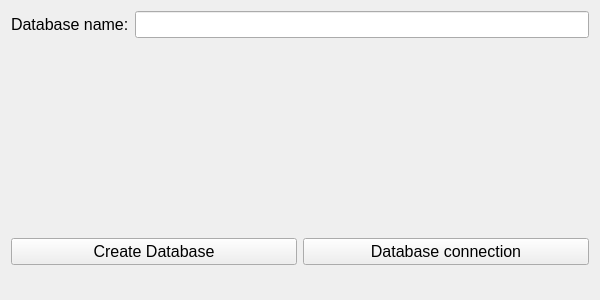
<?xml version="1.0" encoding="UTF-8"?>
<ui version="4.0">
 <class>Form</class>
 <widget class="QWidget" name="Form">
  <property name="geometry">
   <rect>
    <x>0</x>
    <y>0</y>
    <width>600</width>
    <height>300</height>
   </rect>
  </property>
  <property name="windowTitle">
   <string>Form</string>
  </property>
  <layout class="QVBoxLayout" name="verticalLayout">
   <item>
    <layout class="QHBoxLayout" name="horizontalLayout">
     <item>
      <widget class="QLabel" name="label">
       <property name="font">
        <font>
         <pointsize>12</pointsize>
        </font>
       </property>
       <property name="text">
        <string>Database name:</string>
       </property>
      </widget>
     </item>
     <item>
      <widget class="QLineEdit" name="lineEdit">
       <property name="font">
        <font>
         <pointsize>12</pointsize>
        </font>
       </property>
      </widget>
     </item>
    </layout>
   </item>
   <item>
    <spacer name="verticalSpacer">
     <property name="orientation">
      <enum>Qt::Vertical</enum>
     </property>
     <property name="sizeHint" stdset="0">
      <size>
       <width>20</width>
       <height>40</height>
      </size>
     </property>
    </spacer>
   </item>
   <item>
    <layout class="QHBoxLayout" name="horizontalLayout_2">
     <item>
      <widget class="QPushButton" name="pushButton_createdb">
       <property name="font">
        <font>
         <pointsize>12</pointsize>
        </font>
       </property>
       <property name="text">
        <string>Create Database</string>
       </property>
      </widget>
     </item>
     <item>
      <widget class="QPushButton" name="pushButton_dbcon">
       <property name="font">
        <font>
         <pointsize>12</pointsize>
        </font>
       </property>
       <property name="text">
        <string>Database connection</string>
       </property>
      </widget>
     </item>
    </layout>
   </item>
   <item>
    <widget class="QLabel" name="label_result">
     <property name="font">
      <font>
       <pointsize>12</pointsize>
      </font>
     </property>
     <property name="text">
      <string/>
     </property>
    </widget>
   </item>
  </layout>
 </widget>
 <resources/>
 <connections/>
</ui>
